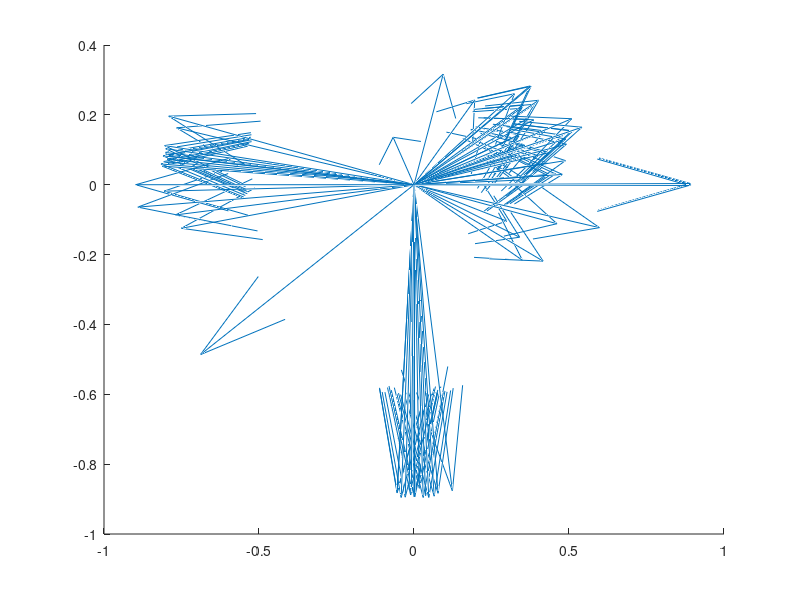

Reproduce this figure in MATLAB. (Note: this script raises an error after producing the figure.)
clear, clc, close all

load('A_for_trip_2.mat');
frames = 5;
max_matches = 500;
vector_time = zeros(max_matches,frames);

leng = length(A);

uu = A(:,1);
vv = A(:,2);
ww = A(:,3);
%         xx = F(:,1); yy = F(:,2); zz = F(:,3);
xx = zeros(leng,1);
yy = zeros(leng,1);
zz = zeros(leng,1);

hold on
quiver3(xx, yy, zz, uu, vv, ww);

%     theta_C = zeros(1,leng); theta_D = zeros(1,leng); theta_E =
%     zeros(1,leng);

%     for i = 1:leng
%         theta_C(i) = atan(A(i,1)/A(i,2)); theta_D(i) =
%         atan(A(i,2)/A(i,3)); theta_E(i) = atan(A(i,1)/A(i,3));
%     end

vector_count = zeros(leng,1);
trim_1 = 0.06;
trim_2 = trim_1;
trim_3 = trim_2;
m = 1;

for i = 1:leng % searching for matching vectors based on angle
    for j = 1:leng
        if A(j,1) > (A(i,1)-trim_1) && A(j,1) < (A(i,1)+trim_1)
            if A(j,2) > (A(i,2)-trim_2) && A(j,2) < (A(i,2)+trim_2)
                if A(j,3) > (A(i,3)-trim_3) && A(j,3) < (A(i,3)+trim_3)
                    if i ~= j
                        vector_count(i,m) = j;
                        m = m + 1;
                    end
                end
            end
        end
    end
    m = 1;
end

[i,width] = size(vector_count);

m = 1;
n = 0;
for i = 1:leng
    if vector_count(i,1) ~= 0
        for j = 1:width
            vector_count_2(m,j) = vector_count(i,j);
            if vector_count(i,j) ~= 0
                n = n + 1;
            end
        end
        vector_match(m,1) = i;
        matches(i,1) = n;
        n = 0;
        m = m + 1;
    end
end

[leng_2,width] = size(vector_count_2);

m = 1;

matches_cut = matches;
biggest_match = max(matches);
cut_off = 0.75*biggest_match;
for i = 1:length(matches);
    if matches(i,1) < cut_off
        matches_cut(i,1) = 0;
    end
end

m = 1;
for i = 1:length(matches_cut)
    if matches_cut(i,1) ~= 0
        main_vector(m,:) = A(i,:);
        m = m + 1;
    end
end

leng_mid = length(main_vector);
vectors = find_3(main_vector, 3)
vectors_to_sum = zeros(1,3,3);

for i = 1:leng_mid % searching for matching vectors based on correclation
    for j = 1:3
        correrlation(j) = corr(vectors(j,:)',main_vector(i,:)');
    end
    [k,corr_max] = max(correrlation);
    vectors_to_sum(i,:,corr_max) = main_vector(i,:);
end
vectors_to_sum;

m = 1;
for i = 1:length(vectors_to_sum(:,1,1))
    if vectors_to_sum(i,1,1) ~= 0
        vectors_to_sum_1(m,:) = vectors_to_sum(i,:,1);
        m = m + 1;
    end
end
m = 1;
for i = 1:length(vectors_to_sum(:,1,2))
    if vectors_to_sum(i,1,2) ~= 0
        vectors_to_sum_2(m,:) = vectors_to_sum(i,:,2);
        m = m + 1;
    end
end
m = 1;
for i = 1:length(vectors_to_sum(:,1,3))
    if vectors_to_sum(i,1,3) ~= 0
        vectors_to_sum_3(m,:) = vectors_to_sum(i,:,3);
        m = m + 1;
    end
end
% vectors_to_sum_1
% vectors_to_sum_2
% vectors_to_sum_3

vectors = zeros(3,3);
sums = zeros(1,3);
for i = 1:length(vectors_to_sum_1(:,1))
    for k = 1:3
        sums(1,k) = sums(1,k) + vectors_to_sum_1(i,k);
    end
end
vectors(1,:) = sums(1,:)/length(vectors_to_sum_1(:,1));

sums = zeros(1,3);
for i = 1:length(vectors_to_sum_2(:,1))
    for k = 1:3
        sums(1,k) = sums(1,k) + vectors_to_sum_2(i,k);
    end
end
vectors(2,:) = sums(1,:)/length(vectors_to_sum_2(:,1));

sums = zeros(1,3);
for i = 1:length(vectors_to_sum_3(:,1))
    for k = 1:3
        sums(1,k) = sums(1,k) + vectors_to_sum_3(i,k);
    end
end
vectors(3,:) = sums(1,:)/length(vectors_to_sum_3(:,1));

vectors

vectors_to_sum = zeros(1,3,3);

for i = 1:leng_mid % searching for matching vectors based on correclation
    for j = 1:3
        correrlation(j) = corr(vectors(j,:)',main_vector(i,:)');
    end
    [k,corr_max] = max(correrlation);
    vectors_to_sum(i,:,corr_max) = main_vector(i,:);
end
vectors_to_sum;

m = 1;
for i = 1:length(vectors_to_sum(:,1,1))
    if vectors_to_sum(i,1,1) ~= 0
        vectors_to_sum_1(m,:) = vectors_to_sum(i,:,1);
        m = m + 1;
    end
end
m = 1;
for i = 1:length(vectors_to_sum(:,1,2))
    if vectors_to_sum(i,1,2) ~= 0
        vectors_to_sum_2(m,:) = vectors_to_sum(i,:,2);
        m = m + 1;
    end
end
m = 1;
for i = 1:length(vectors_to_sum(:,1,3))
    if vectors_to_sum(i,1,3) ~= 0
        vectors_to_sum_3(m,:) = vectors_to_sum(i,:,3);
        m = m + 1;
    end
end
% vectors_to_sum_1
% vectors_to_sum_2
% vectors_to_sum_3

vectors = zeros(3,3);
sums = zeros(1,3);
for i = 1:length(vectors_to_sum_1(:,1))
    for k = 1:3
        sums(1,k) = sums(1,k) + vectors_to_sum_1(i,k);
    end
end
vectors(1,:) = sums(1,:)/length(vectors_to_sum_1(:,1));

sums = zeros(1,3);
for i = 1:length(vectors_to_sum_2(:,1))
    for k = 1:3
        sums(1,k) = sums(1,k) + vectors_to_sum_2(i,k);
    end
end
vectors(2,:) = sums(1,:)/length(vectors_to_sum_2(:,1));

sums = zeros(1,3);
for i = 1:length(vectors_to_sum_3(:,1))
    for k = 1:3
        sums(1,k) = sums(1,k) + vectors_to_sum_3(i,k);
    end
end
vectors(3,:) = sums(1,:)/length(vectors_to_sum_3(:,1));

vectors


% [i,width_2] = size(vector_count_2);
%
% m = 1;
% n = 0;
% for i = 1:leng_mid
%     if vector_count_2(i,1) ~= 0
%         for j = 1:width_2
%             vector_count_2(m,j) = vector_count_2(i,j);
%             if vector_count_2(i,j) ~= 0
%                 n = n + 1;
%             end
%         end
%         vector_match_2(m,1) = i;
%         matches_2(i,1) = n;
%         n = 0;
%         m = m + 1;
%     end
% end
%
% matches_cut_2 = matches_2;
% biggest_match_2 = max(matches_2);
% cut_off_2 = 0.8*biggest_match;
% for i = 1:length(matches_2);
%     if matches_2(i,1) < cut_off_2
%         matches_cut_2(i,1) = 0;
%     end
% end

% m = 1;
% for i = 1:length(matches_cut_2)
%     if matches_cut_2(i,1) ~= 0
%         main_vector_mid(m,:) = main_vector(i,:);
%         m = m + 1;
%     end
% end




for i = 1:length(main_vector(:,1))
    for j = 1:3
        u(i,j) = main_vector(i,j)*1.25;
    end
end

for i = 1:3
    for j = 1:3
        y(i,j) = vectors(i,j)*1.5;
    end
end

mm = zeros(length(u(:,1)),1);
nn = zeros(length(y(:,1)),1);

quiver3(mm, mm, mm, u(:,1), u(:,2), u(:,3),'black');
quiver3(nn, nn, nn, y(:,1), y(:,2), y(:,3),'red');
grid on

%
% vector_count_2
% close all
%
% matches_sorted = sort(matches);
% deltax = 1;
% for i = 2:deltax:length(matches_sorted)-1
%     f(i) = [matches_sorted(i+deltax) - matches_sorted(i-deltax)] / (2*deltax);
% end
%
%
% plot(f)




